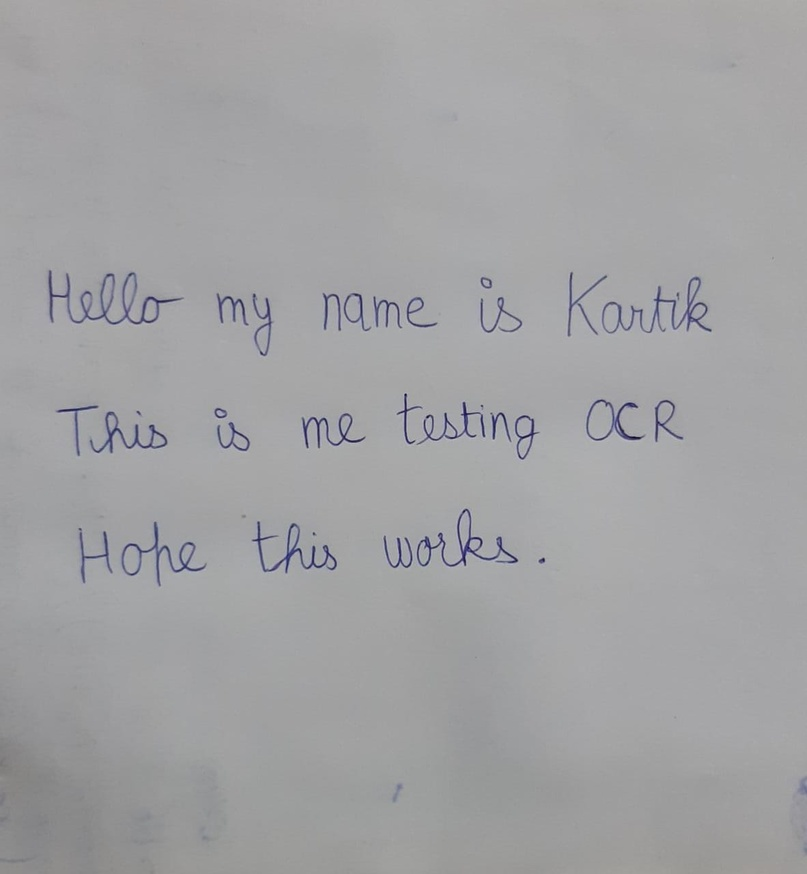
#> input picture fullimg/1.jpeg, 807 x 874 px, shrunk from 1182 x 1280 before the run
$ python LineSegment.py
#> lines starting #> are read from the running program, lines starting #| are printed output that depends on the picture; after the words box and inside, x2 and y2 are one past the last pixel; in counts of white or black regions, pixels touching at a corner belong together
# -*- coding: utf-8 -*-
"""
Created on Sun Oct  6 10:40:25 2019

@author: vibho
"""

import cv2
import numpy as np
#import image
image = cv2.imread('../fullimg/1.jpeg')
#> image is the input picture: shape (874, 807, 3); mean B, G, R 163.9, 162.1, 162
cv2.imshow('orig',image)
#cv2.waitKey(0)

#grayscale
gray = cv2.cvtColor(image,cv2.COLOR_BGR2GRAY)
cv2.imshow('gray',gray)
cv2.waitKey(0)

#binary
ret,thresh = cv2.threshold(gray,127,255,cv2.THRESH_BINARY_INV)
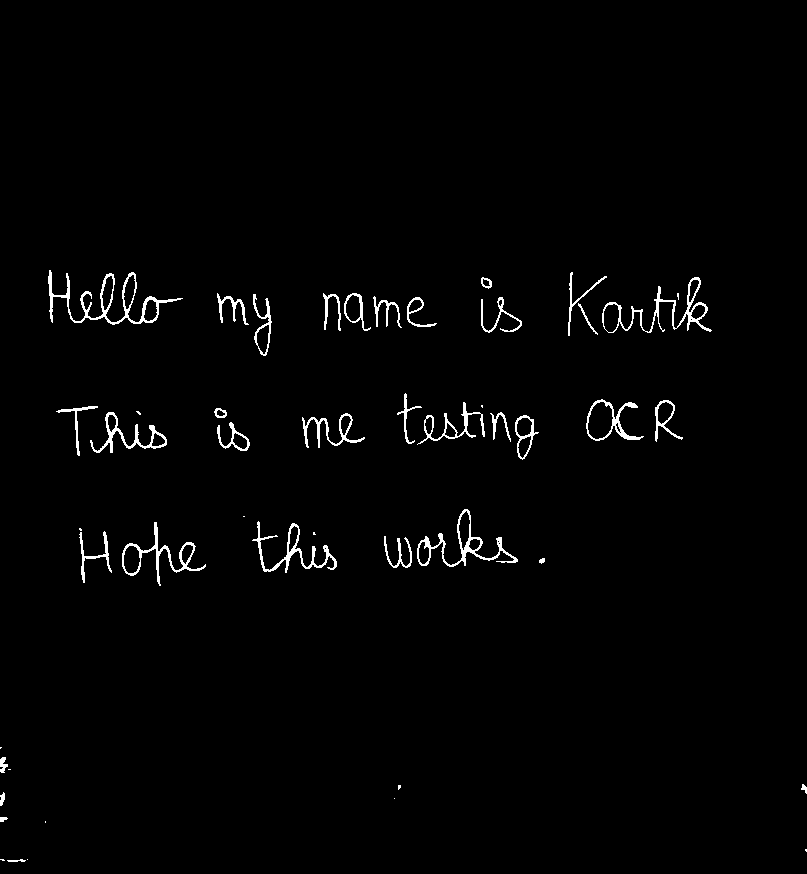
#> thresh: shape (874, 807); 1.5% white in thin lines or dots, all inside (x1, y1, x2, y2) = (0, 270, 807, 862)
cv2.imshow('second',thresh)
cv2.waitKey(0)

#dilation
kernel = np.ones((5,100), np.uint8)
img_dilation = cv2.dilate(thresh, kernel, iterations=1)
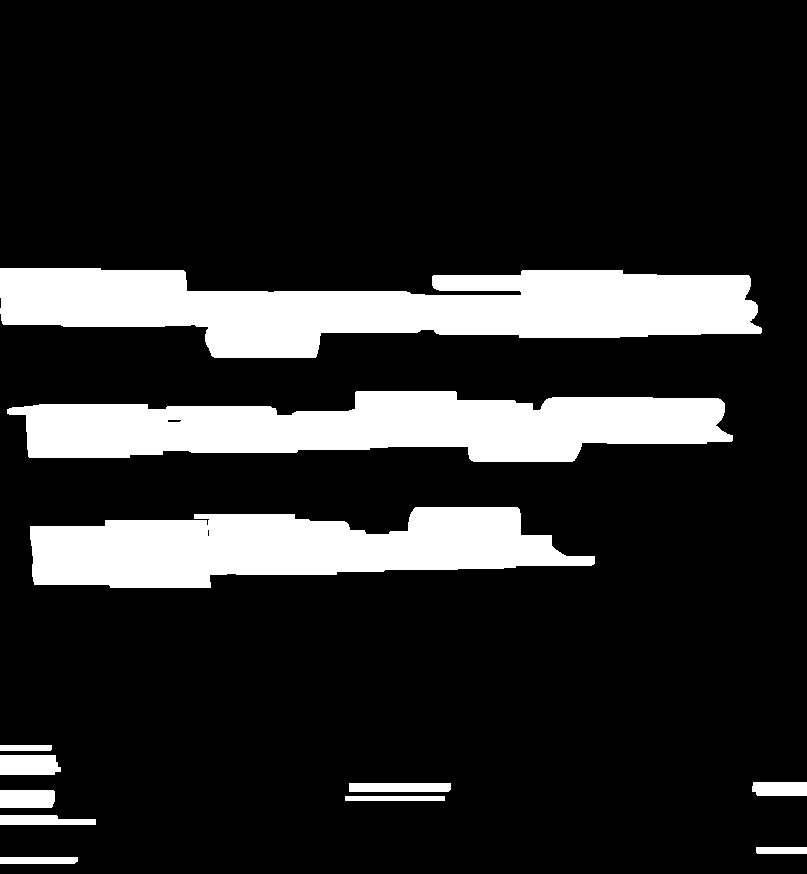
#> img_dilation: shape (874, 807); 16.4% white; 12 white regions
cv2.imshow('dilated',img_dilation)
cv2.waitKey(0)

#find contours
ctrs, hier = cv2.findContours(img_dilation.copy(), cv2.RETR_EXTERNAL, cv2.CHAIN_APPROX_SIMPLE)
#> ctrs = 12 contours; largest, box (x1, y1, x2, y2) and area: (0, 268, 762, 358) 42305, (7, 391, 733, 462) 34636, (30, 507, 595, 588) 29701, (0, 755, 61, 775) 1074, (0, 790, 55, 808) 908

#sort contours
sorted_ctrs = sorted(ctrs, key=lambda ctr: cv2.boundingRect(ctr)[0])
#> sorted_ctrs has the same summary as ctrs

for i, ctr in enumerate(sorted_ctrs):
    # Get bounding box
    x, y, w, h = cv2.boundingRect(ctr)

    # Getting ROI
    roi = image[y:y+h+50, x:x+w]

    # show ROI
    cv2.imshow('segment no:'+str(i),roi)
    cv2.rectangle(image,(x,y),( x + w, y + h ),(90,0,255),2)
    cv2.waitKey(0)
#> this loop made 12 passes
#> (x, y, w, h) on passes 1 to 8: (0, 857, 78, 7), (0, 815, 96, 10), (0, 790, 55, 18), (0, 755, 61, 20), (0, 745, 52, 6), (0, 268, 762, 90), (7, 391, 726, 71), (30, 507, 565, 81)
#> pass 2, `roi = image[y:y+h+50, x:x+w]`:
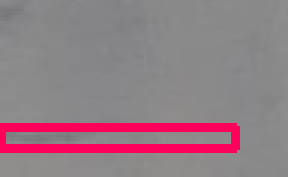
#> roi: shape (59, 96, 3) (shown 3 times larger); mean B, G, R 133.1, 124.7, 147.3
#> pass 3, `roi = image[y:y+h+50, x:x+w]`:
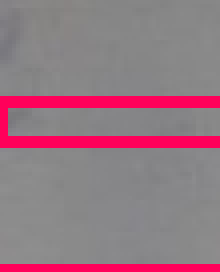
#> roi: shape (68, 55, 3) (shown 4 times larger); mean B, G, R 130.4, 118.8, 149.9
#> after the loop:
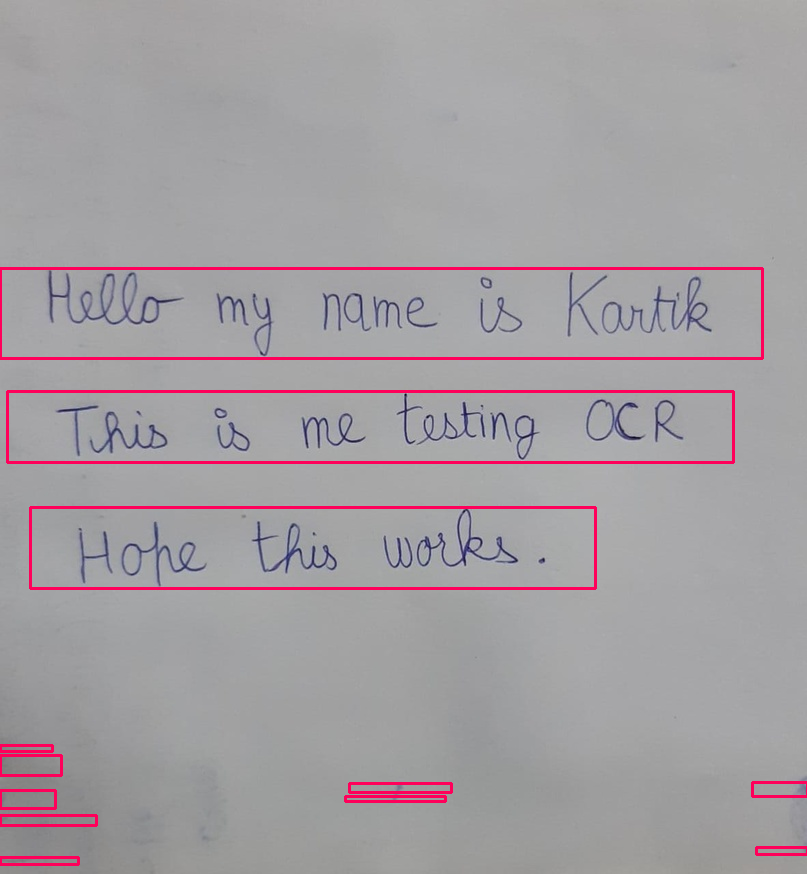
#> image: shape (874, 807, 3); 2.55% of pixels changed, all inside (x1, y1, x2, y2) = (0, 267, 807, 866)

cv2.imshow('marked areas',image)
cv2.waitKey(0)

$ run again, with fullimg/0.jpeg copied over fullimg/1.jpeg
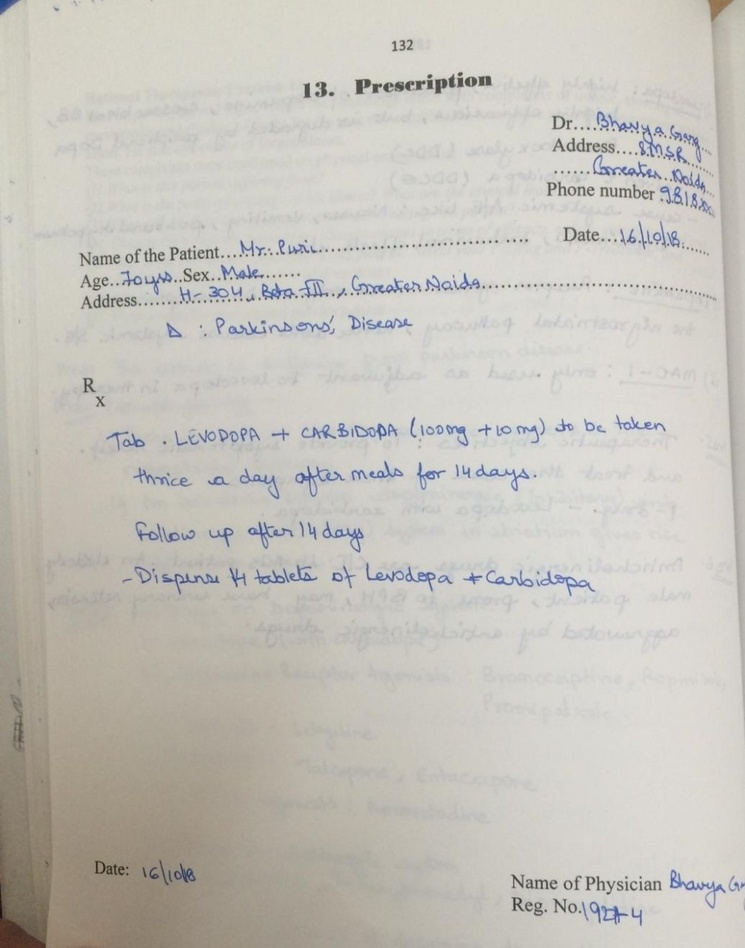
#> input picture fullimg/0.jpeg, 745 x 948 px, shrunk from 1006 x 1280 before the run
#> image is the input picture: shape (948, 745, 3); mean B, G, R 188, 195, 197.8
#> `ret,thresh = cv2.threshold(gray,127,255,cv2.THRESH_BINARY_INV)`:
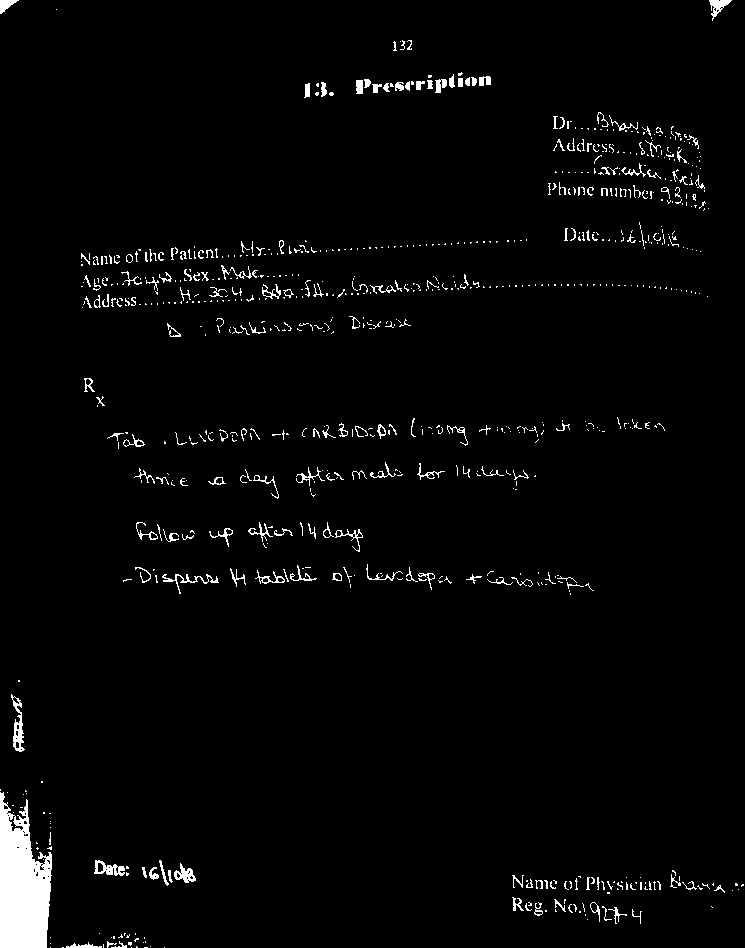
#> thresh: shape (948, 745); 2.5% white; 789 white regions (617 under 20 px), largest, box (x1, y1, x2, y2) and area: (0, 792, 52, 948) 5804, (11, 694, 25, 752) 333, (94, 860, 125, 876) 247
#> img_dilation: shape (948, 745); 23.3% white; 17 white regions
#> ctrs = 17 contours; largest, box (x1, y1, x2, y2) and area: (32, 220, 745, 310) 31285, (0, 787, 246, 948) 20622, (499, 110, 745, 213) 19662, (58, 415, 715, 451) 13922, (74, 562, 644, 597) 13823
#> sorted_ctrs has the same summary as ctrs
#> the loop `for i, ctr in enumerate(sorted_ctrs):` made 17 passes
#> (x, y, w, h) on passes 1, 3, 5, 6, 7, 8, 9, 10: (0, 787, 246, 161), (0, 692, 75, 62), (0, 0, 107, 16), (32, 220, 713, 90), (35, 376, 120, 33), (58, 415, 657, 36), (74, 562, 570, 35), (85, 460, 501, 41)
#> after the loop `for i, ctr in enumerate(sorted_ctrs):`:
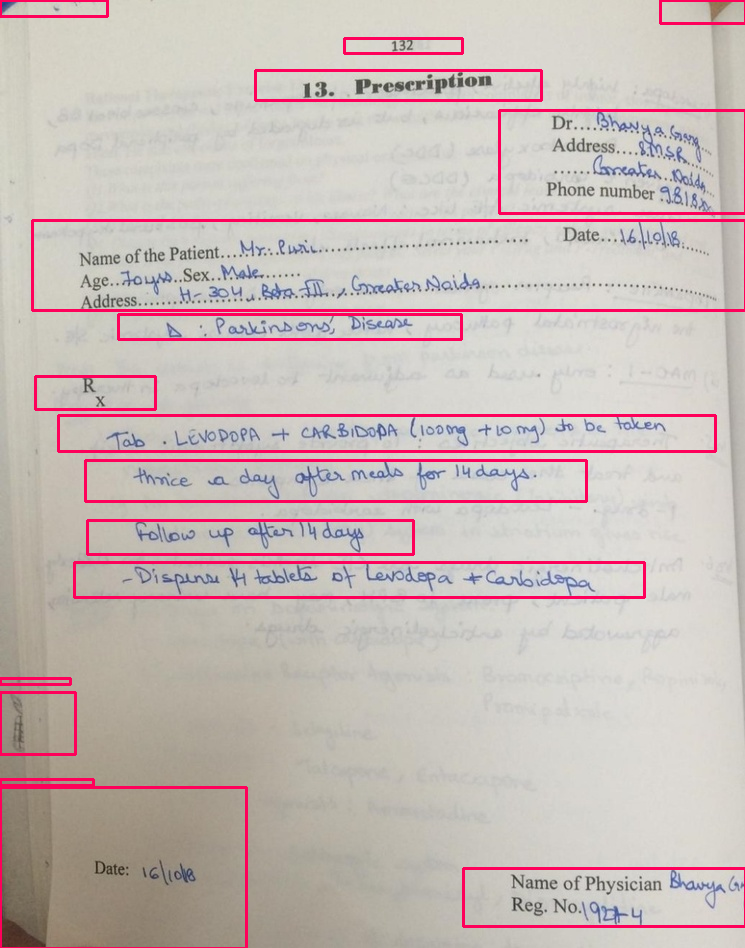
#> image: shape (948, 745, 3); 4.53% of pixels changed, all inside (x1, y1, x2, y2) = (0, 0, 745, 948)
